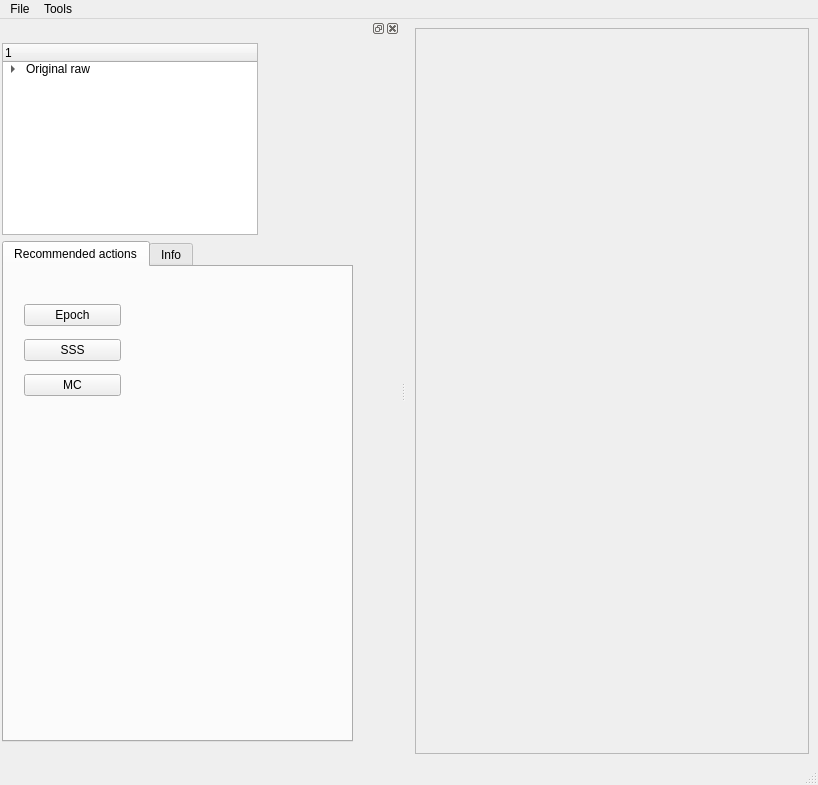
<?xml version="1.0" encoding="UTF-8"?>
<ui version="4.0">
 <class>MainWindow</class>
 <widget class="QMainWindow" name="MainWindow">
  <property name="geometry">
   <rect>
    <x>0</x>
    <y>0</y>
    <width>818</width>
    <height>785</height>
   </rect>
  </property>
  <property name="sizePolicy">
   <sizepolicy hsizetype="Expanding" vsizetype="Expanding">
    <horstretch>0</horstretch>
    <verstretch>0</verstretch>
   </sizepolicy>
  </property>
  <property name="windowTitle">
   <string>MainWindow</string>
  </property>
  <widget class="QWidget" name="centralwidget">
   <layout class="QGridLayout" name="gridLayout">
    <item row="0" column="0">
     <widget class="QFrame" name="frame">
      <property name="frameShape">
       <enum>QFrame::StyledPanel</enum>
      </property>
      <property name="frameShadow">
       <enum>QFrame::Raised</enum>
      </property>
     </widget>
    </item>
   </layout>
  </widget>
  <widget class="QMenuBar" name="menubar">
   <property name="geometry">
    <rect>
     <x>0</x>
     <y>0</y>
     <width>818</width>
     <height>29</height>
    </rect>
   </property>
   <property name="defaultUp">
    <bool>false</bool>
   </property>
   <widget class="QMenu" name="menuFile">
    <property name="title">
     <string>File</string>
    </property>
    <addaction name="actionLoad_file"/>
    <addaction name="actionSave_file"/>
   </widget>
   <widget class="QMenu" name="menuTools">
    <property name="title">
     <string>Tools</string>
    </property>
    <addaction name="actionPreferences"/>
   </widget>
   <addaction name="menuFile"/>
   <addaction name="menuTools"/>
  </widget>
  <widget class="QStatusBar" name="statusbar"/>
  <widget class="QDockWidget" name="dockWidget">
   <property name="sizePolicy">
    <sizepolicy hsizetype="Expanding" vsizetype="Expanding">
     <horstretch>1</horstretch>
     <verstretch>0</verstretch>
    </sizepolicy>
   </property>
   <property name="minimumSize">
    <size>
     <width>400</width>
     <height>41</height>
    </size>
   </property>
   <property name="allowedAreas">
    <set>Qt::BottomDockWidgetArea|Qt::LeftDockWidgetArea</set>
   </property>
   <attribute name="dockWidgetArea">
    <number>1</number>
   </attribute>
   <widget class="QWidget" name="dockWidgetContents">
    <widget class="QTreeWidget" name="treeWidget">
     <property name="geometry">
      <rect>
       <x>2</x>
       <y>5</y>
       <width>256</width>
       <height>192</height>
      </rect>
     </property>
     <property name="sizePolicy">
      <sizepolicy hsizetype="Preferred" vsizetype="Preferred">
       <horstretch>0</horstretch>
       <verstretch>0</verstretch>
      </sizepolicy>
     </property>
     <property name="maximumSize">
      <size>
       <width>3000</width>
       <height>2000</height>
      </size>
     </property>
     <property name="baseSize">
      <size>
       <width>0</width>
       <height>0</height>
      </size>
     </property>
     <column>
      <property name="text">
       <string>1</string>
      </property>
     </column>
     <item>
      <property name="text">
       <string>Original raw</string>
      </property>
      <item>
       <property name="text">
        <string>sss</string>
       </property>
      </item>
      <item>
       <property name="text">
        <string>tsss</string>
       </property>
       <item>
        <property name="text">
         <string>high-pass(parameters)</string>
        </property>
       </item>
      </item>
     </item>
    </widget>
    <widget class="QTabWidget" name="tabWidget">
     <property name="geometry">
      <rect>
       <x>2</x>
       <y>203</y>
       <width>351</width>
       <height>501</height>
      </rect>
     </property>
     <property name="currentIndex">
      <number>0</number>
     </property>
     <widget class="QWidget" name="tabRecommended">
      <property name="accessibleName">
       <string extracomment="dsfsdf"/>
      </property>
      <attribute name="title">
       <string>Recommended actions</string>
      </attribute>
      <widget class="QWidget" name="layoutWidget">
       <property name="geometry">
        <rect>
         <x>20</x>
         <y>30</y>
         <width>97</width>
         <height>107</height>
        </rect>
       </property>
       <layout class="QVBoxLayout" name="verticalLayout">
        <item>
         <widget class="QPushButton" name="pushButtonEpoch">
          <property name="text">
           <string>Epoch</string>
          </property>
         </widget>
        </item>
        <item>
         <widget class="QPushButton" name="pushButtonSSS">
          <property name="text">
           <string>SSS</string>
          </property>
         </widget>
        </item>
        <item>
         <widget class="QPushButton" name="pushButtonMC">
          <property name="text">
           <string>MC</string>
          </property>
         </widget>
        </item>
       </layout>
      </widget>
     </widget>
     <widget class="QWidget" name="tabInfo">
      <attribute name="title">
       <string>Info</string>
      </attribute>
      <widget class="QWidget" name="layoutWidget_2">
       <property name="geometry">
        <rect>
         <x>10</x>
         <y>10</y>
         <width>301</width>
         <height>391</height>
        </rect>
       </property>
       <layout class="QVBoxLayout" name="verticalLayout_3">
        <item>
         <widget class="QGroupBox" name="metaBox">
          <property name="title">
           <string>Background</string>
          </property>
          <widget class="QWidget" name="layoutWidget_3">
           <property name="geometry">
            <rect>
             <x>26</x>
             <y>35</y>
             <width>113</width>
             <height>23</height>
            </rect>
           </property>
           <layout class="QGridLayout" name="gridLayout_3">
            <item row="0" column="0">
             <widget class="QLabel" name="labelDate">
              <property name="text">
               <string>Date:</string>
              </property>
             </widget>
            </item>
            <item row="0" column="1">
             <widget class="QLabel" name="labelDateValue">
              <property name="text">
               <string>DateValue</string>
              </property>
             </widget>
            </item>
           </layout>
          </widget>
          <widget class="QGroupBox" name="filtersBox">
           <property name="geometry">
            <rect>
             <x>0</x>
             <y>70</y>
             <width>299</width>
             <height>125</height>
            </rect>
           </property>
           <property name="title">
            <string>Filters</string>
           </property>
           <widget class="QWidget" name="layoutWidget_4">
            <property name="geometry">
             <rect>
              <x>23</x>
              <y>31</y>
              <width>181</width>
              <height>77</height>
             </rect>
            </property>
            <layout class="QGridLayout" name="gridLayout_2">
             <item row="0" column="0">
              <widget class="QLabel" name="labelLow">
               <property name="lineWidth">
                <number>1</number>
               </property>
               <property name="text">
                <string>Low-pass:</string>
               </property>
               <property name="scaledContents">
                <bool>true</bool>
               </property>
              </widget>
             </item>
             <item row="0" column="1">
              <widget class="QLabel" name="labelLowValue">
               <property name="text">
                <string>Low-pass value</string>
               </property>
              </widget>
             </item>
             <item row="1" column="0">
              <widget class="QLabel" name="labelHigh">
               <property name="text">
                <string>High-pass:</string>
               </property>
              </widget>
             </item>
             <item row="1" column="1">
              <widget class="QLabel" name="labelHighValue">
               <property name="text">
                <string>High-pass value</string>
               </property>
              </widget>
             </item>
             <item row="2" column="0">
              <widget class="QLabel" name="labelSfreq">
               <property name="text">
                <string>TextLabel:</string>
               </property>
              </widget>
             </item>
             <item row="2" column="1">
              <widget class="QLabel" name="label_5">
               <property name="text">
                <string>TextLabel</string>
               </property>
              </widget>
             </item>
            </layout>
           </widget>
          </widget>
         </widget>
        </item>
        <item>
         <widget class="QGroupBox" name="channelsBox">
          <property name="title">
           <string>Channels</string>
          </property>
          <widget class="QWidget" name="layoutWidget_5">
           <property name="geometry">
            <rect>
             <x>20</x>
             <y>23</y>
             <width>194</width>
             <height>104</height>
            </rect>
           </property>
           <layout class="QGridLayout" name="gridLayout_4">
            <item row="0" column="0">
             <widget class="QLabel" name="labelEEG">
              <property name="text">
               <string>EEG:</string>
              </property>
             </widget>
            </item>
            <item row="0" column="1">
             <widget class="QLabel" name="labelEEGValue">
              <property name="text">
               <string>EEG value</string>
              </property>
             </widget>
            </item>
            <item row="1" column="0">
             <widget class="QLabel" name="labelGradMEG">
              <property name="text">
               <string>Grad. MEG:</string>
              </property>
             </widget>
            </item>
            <item row="1" column="1">
             <widget class="QLabel" name="labelGradMEGValue">
              <property name="text">
               <string>Grad. MEG value</string>
              </property>
             </widget>
            </item>
            <item row="2" column="0">
             <widget class="QLabel" name="labelMagMEG">
              <property name="text">
               <string>Mag. MEG:</string>
              </property>
             </widget>
            </item>
            <item row="2" column="1">
             <widget class="QLabel" name="labelMagMEGValue">
              <property name="text">
               <string>Mag. MEG value</string>
              </property>
             </widget>
            </item>
            <item row="3" column="0">
             <widget class="QLabel" name="labelSamples">
              <property name="text">
               <string>Samples:</string>
              </property>
             </widget>
            </item>
            <item row="3" column="1">
             <widget class="QLabel" name="labelSamplesValue">
              <property name="text">
               <string>SamplesValue</string>
              </property>
             </widget>
            </item>
           </layout>
          </widget>
         </widget>
        </item>
       </layout>
      </widget>
     </widget>
    </widget>
   </widget>
  </widget>
  <action name="actionLoad_file">
   <property name="text">
    <string>Load file</string>
   </property>
  </action>
  <action name="actionSave_file">
   <property name="text">
    <string>Save file</string>
   </property>
  </action>
  <action name="actionPreferences">
   <property name="text">
    <string>Preferences</string>
   </property>
  </action>
 </widget>
 <resources/>
 <connections>
  <connection>
   <sender>treeWidget</sender>
   <signal>itemDoubleClicked(QTreeWidgetItem*,int)</signal>
   <receiver>MainWindow</receiver>
   <slot>deleteLater()</slot>
   <hints>
    <hint type="sourcelabel">
     <x>172</x>
     <y>143</y>
    </hint>
    <hint type="destinationlabel">
     <x>470</x>
     <y>165</y>
    </hint>
   </hints>
  </connection>
 </connections>
</ui>
